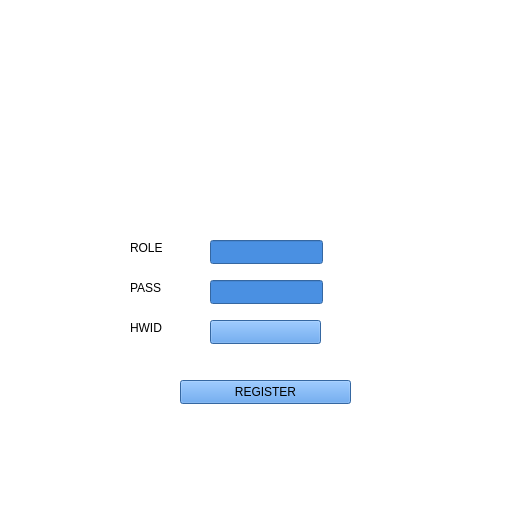
<?xml version="1.0" encoding="UTF-8"?>
<ui version="4.0">
 <class>Register</class>
 <widget class="QWidget" name="Register">
  <property name="geometry">
   <rect>
    <x>0</x>
    <y>0</y>
    <width>506</width>
    <height>515</height>
   </rect>
  </property>
  <property name="windowTitle">
   <string>Form</string>
  </property>
  <property name="styleSheet">
   <string notr="true">background-color:  rgb(255, 255, 255);</string>
  </property>
  <widget class="QPushButton" name="registerbtn">
   <property name="geometry">
    <rect>
     <x>180</x>
     <y>380</y>
     <width>171</width>
     <height>24</height>
    </rect>
   </property>
   <property name="styleSheet">
    <string notr="true">background-color:#4A90E2;</string>
   </property>
   <property name="text">
    <string>REGISTER</string>
   </property>
  </widget>
  <widget class="QLabel" name="label_2">
   <property name="geometry">
    <rect>
     <x>130</x>
     <y>240</y>
     <width>71</width>
     <height>16</height>
    </rect>
   </property>
   <property name="styleSheet">
    <string notr="true">color: rgb(0, 0, 0);</string>
   </property>
   <property name="text">
    <string>ROLE</string>
   </property>
  </widget>
  <widget class="QPushButton" name="hwidbtn">
   <property name="geometry">
    <rect>
     <x>210</x>
     <y>320</y>
     <width>111</width>
     <height>24</height>
    </rect>
   </property>
   <property name="styleSheet">
    <string notr="true">background-color:#4A90E2;</string>
   </property>
   <property name="text">
    <string/>
   </property>
  </widget>
  <widget class="QLineEdit" name="role">
   <property name="geometry">
    <rect>
     <x>210</x>
     <y>240</y>
     <width>113</width>
     <height>24</height>
    </rect>
   </property>
   <property name="styleSheet">
    <string notr="true">background-color:#4A90E2;</string>
   </property>
   <property name="echoMode">
    <enum>QLineEdit::EchoMode::Normal</enum>
   </property>
  </widget>
  <widget class="QLabel" name="label_5">
   <property name="geometry">
    <rect>
     <x>370</x>
     <y>-60</y>
     <width>251</width>
     <height>201</height>
    </rect>
   </property>
   <property name="styleSheet">
    <string notr="true">image: url(:/new/prefix1/823.jpg);</string>
   </property>
   <property name="text">
    <string/>
   </property>
  </widget>
  <widget class="QLabel" name="label_4">
   <property name="geometry">
    <rect>
     <x>-100</x>
     <y>-70</y>
     <width>251</width>
     <height>201</height>
    </rect>
   </property>
   <property name="styleSheet">
    <string notr="true">image: url(:/new/prefix1/823.jpg);</string>
   </property>
   <property name="text">
    <string/>
   </property>
  </widget>
  <widget class="QLabel" name="label_3">
   <property name="geometry">
    <rect>
     <x>10</x>
     <y>60</y>
     <width>491</width>
     <height>151</height>
    </rect>
   </property>
   <property name="styleSheet">
    <string notr="true">image: url(:/new/prefix1/logo1.png);</string>
   </property>
   <property name="text">
    <string/>
   </property>
  </widget>
  <widget class="QLabel" name="label_6">
   <property name="geometry">
    <rect>
     <x>130</x>
     <y>280</y>
     <width>49</width>
     <height>16</height>
    </rect>
   </property>
   <property name="styleSheet">
    <string notr="true">color: rgb(0, 0, 0);</string>
   </property>
   <property name="text">
    <string>PASS</string>
   </property>
  </widget>
  <widget class="QLineEdit" name="pass">
   <property name="geometry">
    <rect>
     <x>210</x>
     <y>280</y>
     <width>113</width>
     <height>24</height>
    </rect>
   </property>
   <property name="styleSheet">
    <string notr="true">background-color:#4A90E2;</string>
   </property>
   <property name="echoMode">
    <enum>QLineEdit::EchoMode::Normal</enum>
   </property>
  </widget>
  <widget class="QLabel" name="label_7">
   <property name="geometry">
    <rect>
     <x>130</x>
     <y>320</y>
     <width>49</width>
     <height>16</height>
    </rect>
   </property>
   <property name="styleSheet">
    <string notr="true">color: rgb(0, 0, 0);</string>
   </property>
   <property name="text">
    <string>HWID</string>
   </property>
  </widget>
  <zorder>label_3</zorder>
  <zorder>registerbtn</zorder>
  <zorder>label_2</zorder>
  <zorder>hwidbtn</zorder>
  <zorder>role</zorder>
  <zorder>label_5</zorder>
  <zorder>label_4</zorder>
  <zorder>label_6</zorder>
  <zorder>pass</zorder>
  <zorder>label_7</zorder>
 </widget>
 <resources/>
 <connections/>
</ui>
